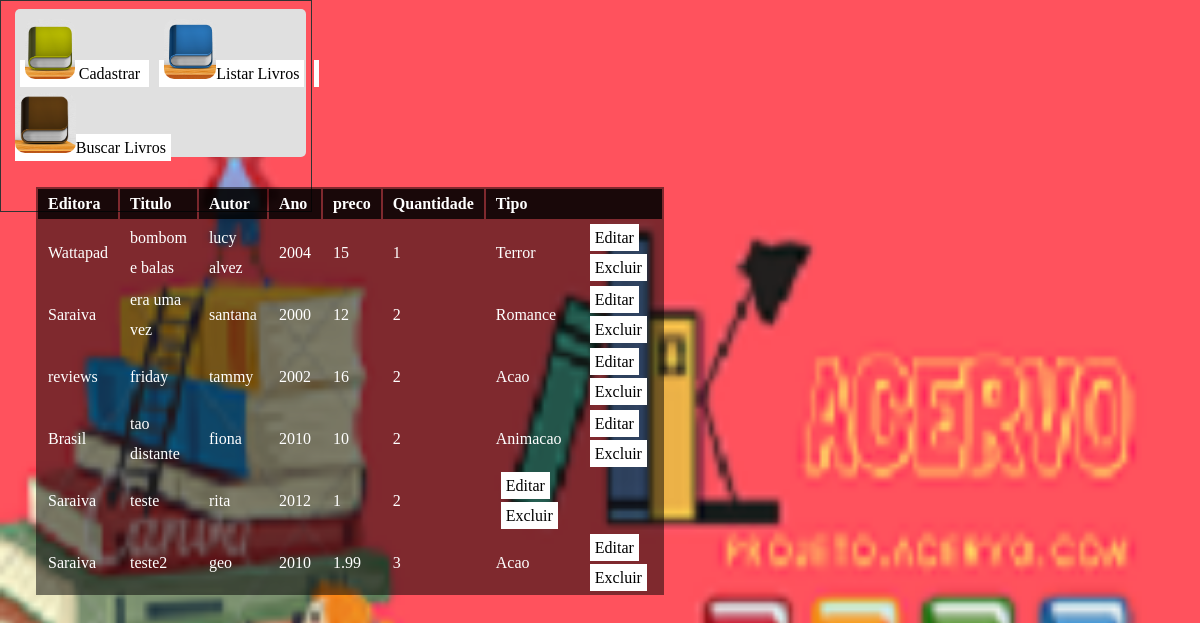
Page /paginas/pag2.php on the committed database.
### tables this page shows
CREATE TABLE `editora` (
  `id` int(11) NOT NULL,
  `nome` varchar(60) NOT NULL
);

CREATE TABLE `acervo` (
  `id` int(11) NOT NULL,
  `idEditora` int(11) NOT NULL,
  `titulo` varchar(100) NOT NULL,
  `autor` varchar(60) NOT NULL,
  `ano` int(11) NOT NULL,
  `preco` float NOT NULL,
  `quantidade` int(11) NOT NULL,
  `tipo` int(11) NOT NULL
);

### classeinser.inc (called while the page is built, shortened)
<?php
Class inser{
	private $pdo;
	public function __construct($dbname, $host, $user, $senha)
    {
   	try{
		$this-> pdo = new PDO("mysql:dbname=".$dbname.";host=".$host,$user,$senha);
   	}
	catch(PDOException $e)
	{
		echo "Erro com banco de dados: ".$e->getMessage();
		exit();
	}
	catch(Exception $e)
	{
		echo "Erro generico: ".$e->getMessage();
		exit();
	}
}
	public function buscarDados()
	{
	$cmd=$this-> pdo->query("SELECT * FROM acervo ORDER BY titulo ");
	$res = $cmd -> fetchAll(PDO::FETCH_ASSOC);
		return $res;
	}
		public function buscarNedit($id)
	{
	$cmd=$this-> pdo->query("SELECT nome FROM editora WHERE id = $id");
	$res = $cmd -> fetchAll(PDO::FETCH_ASSOC);
		return $res;
	}
}
?>

### paginas/pag2.php (the view, shortened to what this page needs)
<?php
  require_once '../classeinser.inc';
  $p = new inser("pj_acervo_kaina","localhost","kaina","C0007");
?>
<!DOCTYPE html>
<html>
<head>
  <link rel="stylesheet" type="text/css" href="../estilo/estilo1.css">
   <link rel="stylesheet" type="text/css" href="../estilo/estilo2.css">
</head>
<body>
          <div class="MenuDois">
          <a id="bot" href="../index.php">
            <img class="minilivro" src="../imagem/minilivros2.jpg" height="60"/>  Cadastrar
          </a>
          <a id ="bot" href="./pag2.php">
            <img class="minilivro" src="../imagem/minilivros3.jpg" height="60"/>Listar Livros
          </a>
          <a id ="bot" href="./buscar.php">
            <img class="minilivro" src="../imagem/minilivros4.jpg" height="60"/>Buscar Livros
          </a>
          </div>
<section id="direita">
  <table>
    <tr id="titulo">
		<td>Editora</td>
		<td>Titulo</td>
		<td>Autor</td>
		<td>Ano</td>
		<td>preco</td>
		<td>Quantidade</td>
		<td colspan="2">Tipo</td>
	</tr>
    <tr >
<?php
      $dados = $p-> buscarDados();
      if (count($dados)>0)
      {
        for ($i=0; $i < count($dados); $i++)
        {
              echo "<tr>";
              foreach ($dados[$i] as $k => $v)
              {
                      if (($k =="tipo" ))
                      {
                          switch ($v)
                          {
                              case '1':
                                   echo "<td>Romance</td>";
                              break;
                              case '2':
                                   echo "<td>Animacao</td>";
                              break;
                              case '3':
                                   echo "<td>Terror</td>";
                              break;
                              case '4':
                                   echo "<td>Acao</td>";
                              break;
                          }
                        }else if (($k =="idEditora" ))
                              {
                                $dadeditora = $p ->buscarNedit($v);
                                echo "<td>".$dadeditora [0]['nome']."</td>";
                      } else if (($k !="id" ))
                              {
                                echo "<td>".$v."</td>";
                               }
              }
?>
      <td>
            <a id="bot" href="pag2.php?id_up=<?php echo $dados[$i]['id'];?>">Editar</a>
            <a id="bot" href="pag2.php?id=<?php echo $dados[$i]['id'];?>">Excluir</a>
      </td>
<?php
      echo "</tr>";
    }
  }
  else
  {
    echo "<p id='centro'> Cadastratre!!!: <a href='index.php'>Cadastrar </p> </a>";
  }
?>
      </table>
</section>
</body>
</html>

### estilo/estilo1.css (style rules this page uses)
body { margin: 0; background-image: url("../imagem/livra.png"); background-repeat:no-repeat; background-color: #ff525d; background-size: 210px 210px; width: 300px; height: 200px; border-width: 1px; padding:5px; border:1px solid #333; }

### estilo/estilo2.css (style rules this page uses)
body { margin: 0; background-image: url("../imagem/livra.png"); background-repeat:no-repeat; background-color: #ff525d; background-size: cover; }
.MenuDois { background-color: #e0e0e0; margin-top: 1%; margin-left: 3%; border-radius: 5px; width:fit-content; }
.minilivro { border-radius: 10px; margin-top: 10px; }
#direita { width: 100%; height: 300px; }
table { background-color: rgba(0,0,0,.5); width: 90%; margin:30px; }
tr { line-height: 30px; color: white; }
tr#titulo { width: 30px; font-weight: bold; background-color: rgba(0,0,0,.8); color: white; }
td { padding: 0px 10px; }
#bot { background-color: white; color: black; padding: 5px; margin: 0px 5px; text-decoration: none; cursor: pointer; }

### rows in the picture
acervo: titulo "bombom e balas", autor "lucy alvez", ano "2004", preco "15", quantidade "1", tipo "Terror"
editora: nome "Wattapad"
acervo: titulo "era uma vez", autor "santana", ano "2000", preco "12", quantidade "2", tipo "Romance"
editora: nome "Saraiva"
acervo: titulo "friday", autor "tammy", ano "2002", preco "16", quantidade "2", tipo "Acao"
editora: nome "reviews"
acervo: titulo "tao distante", autor "fiona", ano "2010", preco "10", quantidade "2", tipo "Animacao"
editora: nome "Brasil"
acervo: titulo "teste", autor "rita", ano "2012", preco "1", quantidade "2"
acervo: titulo "teste2", autor "geo", ano "2010", preco "1.99", quantidade "3", tipo "Acao"
